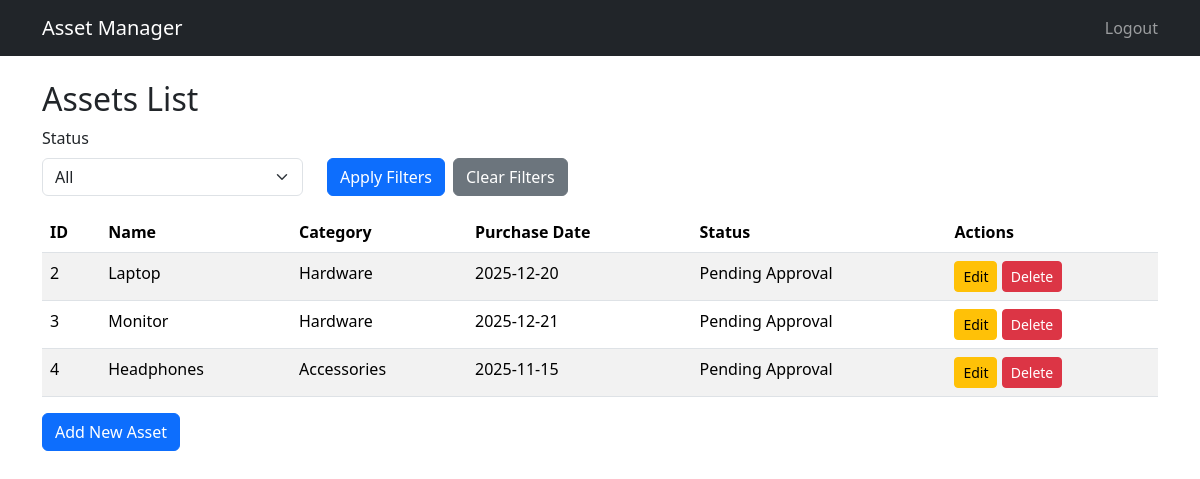
Screenshot of /assets (signed in) with the database file from the repository.
### app/models.py (models this page shows, shortened)
class Asset(db.Model):
    id = db.Column(db.Integer, primary_key=True)
    name = db.Column(db.String(100), nullable=False)
    category = db.Column(db.String(50), nullable=False)
    purchase_date = db.Column(db.Date, nullable=False, default=datetime.utcnow)
    status = db.Column(db.String(20), nullable=False, default='Active')
    user_id = db.Column(db.Integer, db.ForeignKey('user.id'), nullable=False)

### app/routes.py (the view)
@main.route("/assets")
@login_required
def asset_list():
    status_filter = request.args.get("status")
    user_filter = request.args.get("user")
    query = Asset.query
    if current_user.role != "admin":
        query = query.filter_by(user_id=current_user.id)
    else:
        if user_filter:
            query = query.join(Asset.submitter).filter(User.username == user_filter)
    if status_filter:
        query = query.filter(Asset.status == status_filter)
    assets = query.all()
    return render_template("assets.html", assets=assets)

### app/templates/assets.html (shortened to what this page needs)
{% extends "base.html" %}
{% block content %}
  <h2>Assets List</h2>
  <form method="GET" action="{{ url_for('main.asset_list') }}" class="mb-3">
    <div class="row">
      <div class="col-md-3">
        <label for="status" class="form-label">Status</label>
        <select name="status" id="status" class="form-select">
          <option value="">All</option>
        </select>
      </div>
      <div class="col-md-3 d-flex align-items-end">
        <button type="submit" class="btn btn-primary me-2">Apply Filters</button>
        <a href="{{ url_for('main.asset_list') }}" class="btn btn-secondary">Clear Filters</a>
      </div>
    </div>
  </form>
  <table class="table table-striped">
    <thead>
      <tr>
        <th>ID</th>
        <th>Name</th>
        <th>Category</th>
        <th>Purchase Date</th>
        <th>Status</th>
        <th>Actions</th>
      </tr>
    </thead>
    <tbody>
      {% for asset in assets %}
      <tr>
        <td>{{ asset.id }}</td>
        <td>{{ asset.name }}</td>
        <td>{{ asset.category }}</td>
        <td>{{ asset.purchase_date.strftime('%Y-%m-%d') }}</td>
        <td>{{ asset.status }}</td>
        <td>
          <a href="{{ url_for('main.edit_asset', id=asset.id) }}" class="btn btn-sm btn-warning">Edit</a>
          <form action="{{ url_for('main.delete_asset', id=asset.id) }}" method="post" style="display:inline;">
            <button type="submit" class="btn btn-sm btn-danger" onclick="return confirm('Sure to delete?');">Delete</button>
          </form>
        </td>
      </tr>
      {% endfor %}
    </tbody>
  </table>
  <a href="{{ url_for('main.new_asset') }}" class="btn btn-primary">Add New Asset</a>
{% endblock %}

### rows the page displays
Asset: id "2", name "Laptop", category "Hardware", purchase_date "2025-12-20", status "Pending Approval"
Asset: id "3", name "Monitor", category "Hardware", purchase_date "2025-12-21", status "Pending Approval"
Asset: id "4", name "Headphones", category "Accessories", purchase_date "2025-11-15", status "Pending Approval"
